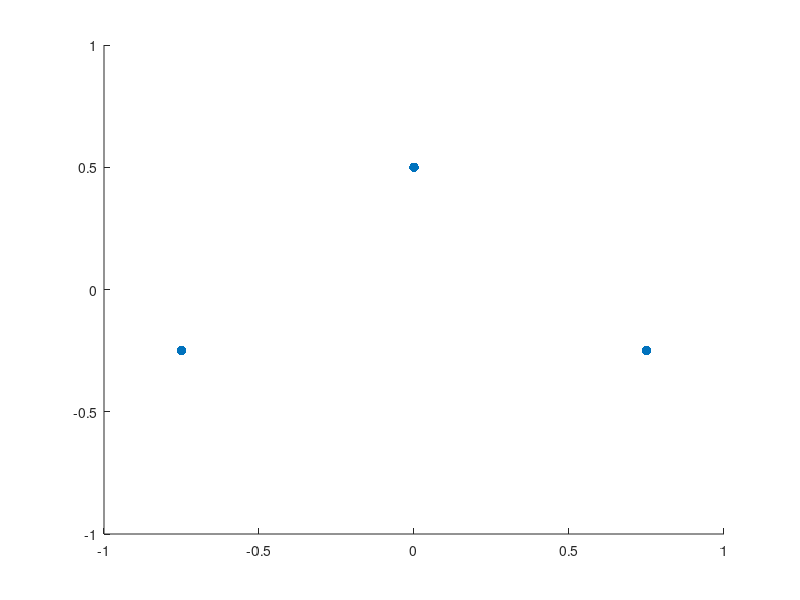
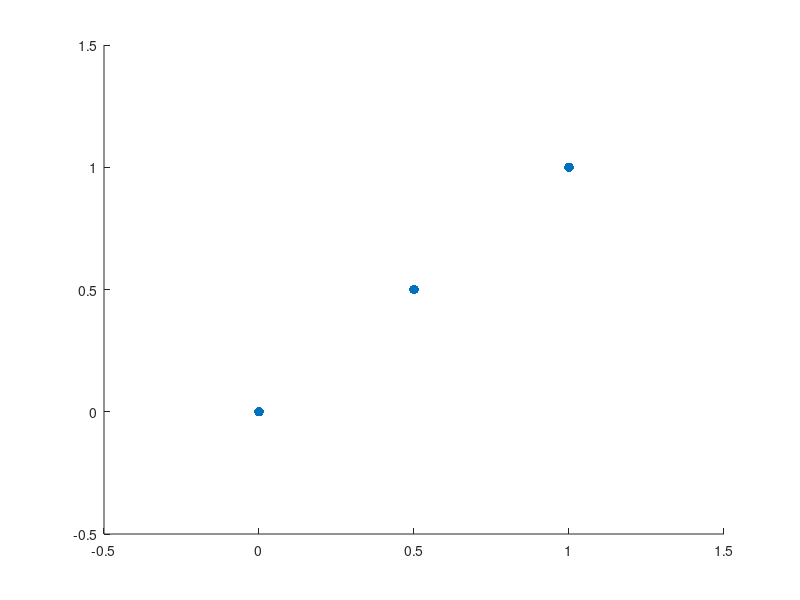
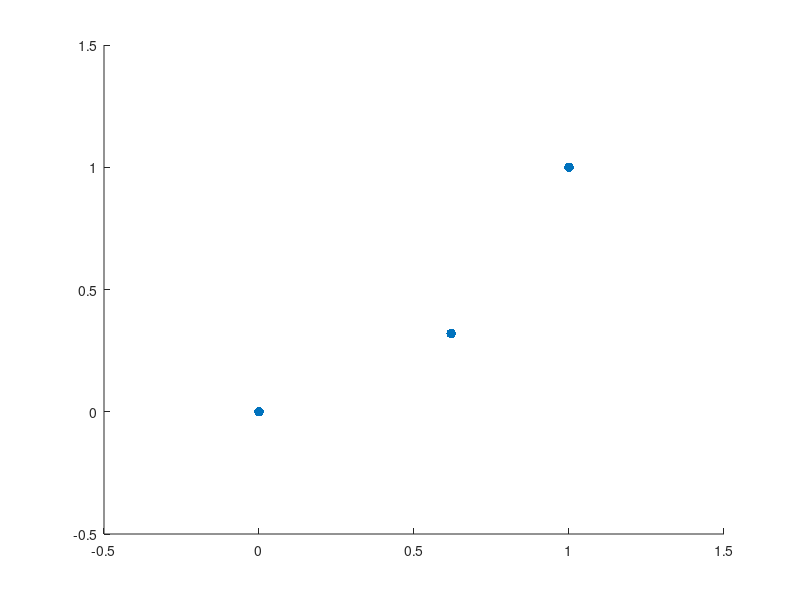
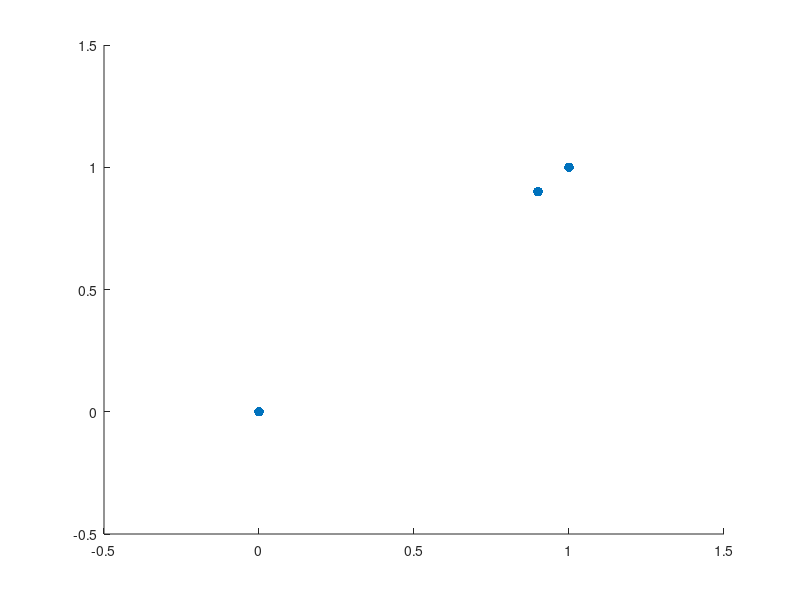

Here is the MATLAB script that generated these plots, in order:
% figure
% scatter([0 .5 1],[0 sqrt(2) 0],50,'filled')
% xlim([-.5 1.5])
% ylim([-.5*sqrt(2) 1.5*sqrt(2)])
figure
scatter([0 -.75 .75],[.5 -.25 -.25],50,'filled')
xlim([-1 1])
ylim([-1 1])
figure
scatter([0 .5 1],[0 .5 1],50,'filled')
xlim([-.5 1.5])
ylim([-.5 1.5])
figure
scatter([0 .62 1],[0 .32 1],50,'filled')
xlim([-.5 1.5])
ylim([-.5 1.5])
figure
scatter([0 .9 1],[0 .9 1],50,'filled')
xlim([-.5 1.5])
ylim([-.5 1.5])